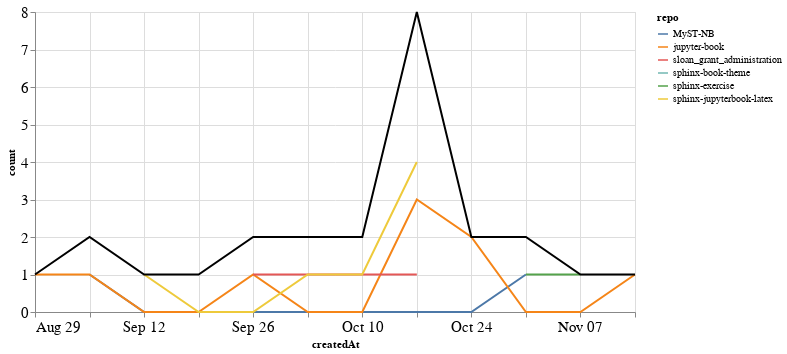

Write notebook code for a chart like this one.
### Markdown cell above
### PRs

### Code cell
prs_time = prs.groupby('repo').resample('W', on='createdAt').count()['author'].reset_index()
prs_time = prs_time.rename(columns={'author': 'count'})
prs_time_total = prs_time.groupby('createdAt').agg({"count": "sum"}).reset_index()

ch1 = alt.Chart(prs_time, width=600).mark_line().encode(
    x='createdAt',
    y='count',
    color='repo',
    tooltip="repo"
)

ch2 = alt.Chart(prs_time_total, width=600).mark_line(color="black").encode(
    x='createdAt',
    y='count',
)

ch1 + ch2

### Figure 1 — Vega-Lite specification as saved in the notebook (floating-point values rounded to 4 significant figures)
{"config": {"axisLeft": {"labelFontSize": 15}, "axisBottom": {"labelFontSize": 15}}, "layer": [{"data": {"name": "data-c95b9f4ff056e1178eab1eba46493898"}, "mark": "line", "encoding": {"color": {"type": "nominal", "field": "repo"}, "tooltip": {"type": "nominal", "field": "repo"}, "x": {"type": "temporal", "field": "createdAt"}, "y": {"type": "quantitative", "field": "count"}}, "width": 600}, {"data": {"name": "data-b7da0dbf74745a32686e542d75702dcc"}, "mark": {"type": "line", "color": "black"}, "encoding": {"x": {"type": "temporal", "field": "createdAt"}, "y": {"type": "quantitative", "field": "count"}}, "width": 600}], "$schema": "https://vega.github.io/schema/vega-lite/v4.8.1.json", "datasets": {"data-c95b9f4ff056e1178eab1eba46493898": [{"repo": "MyST-NB", "createdAt": "2021-09-05T00:00:00", "count": 1}, {"repo": "MyST-NB", "createdAt": "2021-09-12T00:00:00", "count": 0}, {"repo": "MyST-NB", "createdAt": "2021-09-19T00:00:00", "count": 0}, {"repo": "MyST-NB", "createdAt": "2021-09-26T00:00:00", "count": 0}, {"repo": "MyST-NB", "createdAt": "2021-10-03T00:00:00", "count": 0}, {"repo": "MyST-NB", "createdAt": "2021-10-10T00:00:00", "count": 0}, {"repo": "MyST-NB", "createdAt": "2021-10-17T00:00:00", "count": 0}, {"repo": "MyST-NB", "createdAt": "2021-10-24T00:00:00", "count": 0}, {"repo": "MyST-NB", "createdAt": "2021-10-31T00:00:00", "count": 1}, {"repo": "jupyter-book", "createdAt": "2021-08-29T00:00:00", "count": 1}, {"repo": "jupyter-book", "createdAt": "2021-09-05T00:00:00", "count": 1}, {"repo": "jupyter-book", "createdAt": "2021-09-12T00:00:00", "count": 0}, {"repo": "jupyter-book", "createdAt": "2021-09-19T00:00:00", "count": 0}, {"repo": "jupyter-book", "createdAt": "2021-09-26T00:00:00", "count": 1}, {"repo": "jupyter-book", "createdAt": "2021-10-03T00:00:00", "count": 0}, {"repo": "jupyter-book", "createdAt": "2021-10-10T00:00:00", "count": 0}, {"repo": "jupyter-book", "createdAt": "2021-10-17T00:00:00", "count": 3}, {"repo": "jupyter-book", "createdAt": "2021-10-24T00:00:00", "count": 2}, {"repo": "jupyter-book", "createdAt": "2021-10-31T00:00:00", "count": 0}, {"repo": "jupyter-book", "createdAt": "2021-11-07T00:00:00", "count": 0}, {"repo": "jupyter-book", "createdAt": "2021-11-14T00:00:00", "count": 1}, {"repo": "sloan_grant_administration", "createdAt": "2021-09-26T00:00:00", "count": 1}, {"repo": "sloan_grant_administration", "createdAt": "2021-10-03T00:00:00", "count": 1}, {"repo": "sloan_grant_administration", "createdAt": "2021-10-10T00:00:00", "count": 1}, {"repo": "sloan_grant_administration", "createdAt": "2021-10-17T00:00:00", "count": 1}, {"repo": "sphinx-book-theme", "createdAt": "2021-09-19T00:00:00", "count": 1}, {"repo": "sphinx-exercise", "createdAt": "2021-10-31T00:00:00", "count": 1}, {"repo": "sphinx-exercise", "createdAt": "2021-11-07T00:00:00", "count": 1}, {"repo": "sphinx-jupyterbook-latex", "createdAt": "2021-09-12T00:00:00", "count": 1}, {"repo": "sphinx-jupyterbook-latex", "createdAt": "2021-09-19T00:00:00", "count": 0}, {"repo": "sphinx-jupyterbook-latex", "createdAt": "2021-09-26T00:00:00", "count": 0}, {"repo": "sphinx-jupyterbook-latex", "createdAt": "2021-10-03T00:00:00", "count": 1}, {"repo": "sphinx-jupyterbook-latex", "createdAt": "2021-10-10T00:00:00", "count": 1}, {"repo": "sphinx-jupyterbook-latex", "createdAt": "2021-10-17T00:00:00", "count": 4}], "data-b7da0dbf74745a32686e542d75702dcc": [{"createdAt": "2021-08-29T00:00:00", "count": 1}, {"createdAt": "2021-09-05T00:00:00", "count": 2}, {"createdAt": "2021-09-12T00:00:00", "count": 1}, {"createdAt": "2021-09-19T00:00:00", "count": 1}, {"createdAt": "2021-09-26T00:00:00", "count": 2}, {"createdAt": "2021-10-03T00:00:00", "count": 2}, {"createdAt": "2021-10-10T00:00:00", "count": 2}, {"createdAt": "2021-10-17T00:00:00", "count": 8}, {"createdAt": "2021-10-24T00:00:00", "count": 2}, {"createdAt": "2021-10-31T00:00:00", "count": 2}, {"createdAt": "2021-11-07T00:00:00", "count": 1}, {"createdAt": "2021-11-14T00:00:00", "count": 1}]}}
